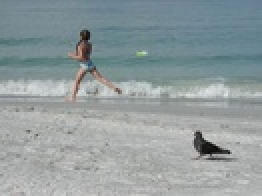
#> input picture Assignment 3/Test Images/11.jpg, 131 x 98 px, shrunk from 307 x 230 before the run, found by its file name (shown 2 times larger); its folder holds 6 pictures in this run
$ python seam_resize.py   (older library calls are emulated)
#> lines starting #> are read from the running program, lines starting #| are printed output that depends on the picture; after the words box and inside, x2 and y2 are one past the last pixel; in counts of white or black regions, pixels touching at a corner belong together
### Assignment 3/src/functions.py
import numpy as np
import cv2
from scipy.stats import entropy as scipy_entropy

def load_img(name: str,mode: int) -> np.ndarray:
#> called with name = '11.jpg', mode = 1
    return cv2.imread("Test Images/"+name, mode)
#> returned value is the input picture: shape (98, 131, 3); mean B, G, R 158, 156.2, 145.3

def show_img(title: str,img: np.ndarray,wait: int) -> int:
    cv2.imshow(title, img)
    k = cv2.waitKey(wait)
    cv2.destroyWindow(title)
    return k

def show_multiple_img(title: list,img: list,wait: int) -> int:
    if type(title) != list or len(title) == 0:
        title = [str(x) for x in range(len(img))]
    for x, y in zip(title, img):
        cv2.imshow(x,y)
    k = cv2.waitKey(wait)
    for x in title:
        cv2.destroyWindow(x)
    return k

# [40 lines left out: functions save_img, get_fourier, get_entropy, get_hog, not called in this run]

### Assignment 3/src/seam.py
import numpy as np
import cv2
from functions import *
from energy import *
import time

def vert_seam(img_e1):
    dp = np.empty((img_e1.shape[0],img_e1.shape[1],2),dtype=np.int64)
    dp[0,:,0] = img_e1[0,:]
    dp[0,:,1] = 0
    for i in range(1,img_e1.shape[0]):
        for j in range(0,img_e1.shape[1]):
            dp[i,j,1] = np.argmin([dp[i-1,j,0],dp[i-1,j+1,0]]) if j == 0 else np.argmin([dp[i-1,j-1,0],dp[i-1,j,0]]) - 1 if j == img_e1.shape[1]-1 else np.argmin([dp[i-1,j-1,0],dp[i-1,j,0],dp[i-1,j+1,0]]) - 1
            dp[i,j,0] = img_e1[i,j] + dp[i-1,j+dp[i,j,1],0]
    l = np.argmin(dp[-1,:,0])
    seam_path = [(img_e1.shape[0]-1,l)]
    for i in range(img_e1.shape[0]-2,-1,-1):
        l = l+dp[i+1,l,1]
        seam_path = seam_path + [(i,l)]
    seam_path.reverse()
    return np.array(seam_path,dtype=np.int64)

def repeated_vert_seams(img,n,energy_function=1):
#> called with n = 50, energy_function = 1
    v_seams = []
    img_gray = cv2.cvtColor(img,cv2.COLOR_RGB2GRAY)
    print(img_gray.shape)
#| (98, 131)
    img_copy = img_gray.copy()
    for i in range(n):
        print(i)
        img_energy = get_energy(img_copy,energy_function)
        v_seams.append(vert_seam(img_energy))
        mask = np.ones(img_copy.shape,dtype=bool)
        mask[v_seams[-1][:,0],v_seams[-1][:,1]] = False
        img_copy = img_copy[mask].reshape(img_copy.shape[0],img_copy.shape[1]-1)
#> this loop made 50 passes
#> pass 1, in sobel_e1, `dx = convolve(img_gray_f, HSOBEL_WEIGHTS)`:
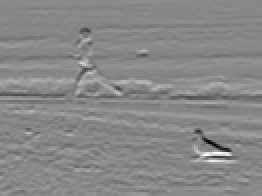
#> dx: shape (98, 131) float32 (shown 2 times larger); min -169, max 149.8, mean 1; drawn with min black and max white
#> pass 1, in sobel_e1, `dy = convolve(img_gray_f, VSOBEL_WEIGHTS)`:
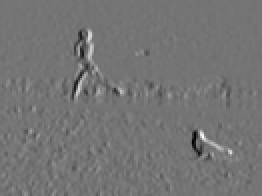
#> dy: shape (98, 131) float32 (shown 2 times larger); min -127.5, max 150.8, mean 0; drawn with min black and max white
#> pass 1, in sobel_e1, `sobel_e1 = np.sqrt(dx**2 + dy**2)/np.sqrt(2)`:
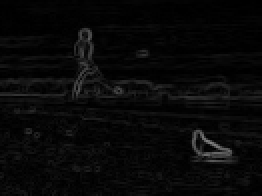
#> sobel_e1: shape (98, 131) float32 (shown 2 times larger); min 0, max 128.5, mean 9
#> after the loop:
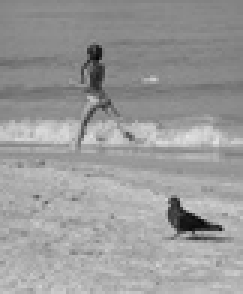
#> img_copy: shape (98, 81) (shown 3 times larger); min 5, max 229, mean 154.5
#> after the loop:
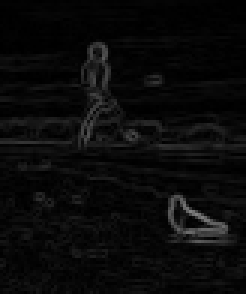
#> img_energy: shape (98, 82) float32 (shown 3 times larger); min 0, max 128, mean 10.2
#> after the loop:
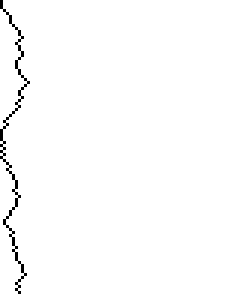
#> mask: shape (98, 82) bool (shown 3 times larger); 98.8% white; black in thin lines or dots, all inside (x1, y1, x2, y2) = (0, 0, 10, 98)
#> after the loop, v_seams = 50 items
    return v_seams

# [63 lines left out: functions compose_vert_seams, transform_vert_seams, hor_seam, repeated_hor_seams, compose_hor_seams, transform_hor_seams, not called in this run]

# [9 lines that do not run on import are left out]
    # [8 lines of commented-out code are left out]

### Assignment 3/src/energy.py
import numpy as np
import cv2
from scipy.ndimage import convolve
from functions import *

HSOBEL_WEIGHTS = np.array([[ 1, 2, 1],
                           [ 0, 0, 0],
                           [-1,-2,-1]]) / 4.0
VSOBEL_WEIGHTS = HSOBEL_WEIGHTS.T

# [7 lines left out: function e1, not called in this run]

def sobel_e1(img_gray):
    img_gray_f = img_gray.astype(np.float32)
    dx = convolve(img_gray_f, HSOBEL_WEIGHTS)
    dy = convolve(img_gray_f, VSOBEL_WEIGHTS)
    sobel_e1 = np.sqrt(dx**2 + dy**2)/np.sqrt(2)
    return sobel_e1.astype(np.uint8)

# [15 lines left out: functions entropy, hog_e1, not called in this run]

def get_energy(img_gray,energy_function=1,mask=[]):
    energy = e1(img_gray) if energy_function == 0 else sobel_e1(img_gray) if energy_function == 1 else entropy(img_gray) if energy_function == 2 else hog_e1(img_gray)
    if np.sum(mask) != 0:
        modified_energy = energy.copy().astype(np.float32)
        modified_energy[mask] = -1000
        return modified_energy.astype(np.float32)
    return energy.astype(np.float32)

# [12 lines that do not run on import are left out]
    # show_multiple_img(["Image","E1","Sobel E1","Entropy","HOG E1"],[img,e1_energy_C,sobel_e1_energy_C,entropy_energy_C,hog_e1_energy_C],0)
    # save_img(["e1_6","sob_6","ent_6","hog_6"],[e1_energy_C,sobel_e1_energy_C,entropy_energy_C,hog_e1_energy_C])

### Assignment 3/src/seam_resize.py
import numpy as np
import cv2
from functions import *
from seam import *

def hor_decrease(img,decreased_width,energy_function=1):
    img_copy = img.copy()
    width_decrease = img.shape[1] - decreased_width
    v_seams = repeated_vert_seams(img,width_decrease,energy_function)
#> v_seams = 50 items
    for v_seam in v_seams:
        img_copy[v_seam[:,0],v_seam[:,1]] = [0,0,255]
        show_img("Image",img_copy,0)
        mask = np.ones(img_copy.shape,dtype=bool)
        mask[v_seam[:,0],v_seam[:,1]] = False
        img_copy = img_copy[mask].reshape(img_copy.shape[0],img_copy.shape[1]-1,3)
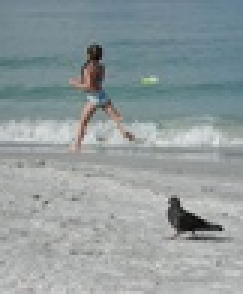
#> img_copy: shape (98, 81, 3) (shown 3 times larger); mean B, G, R 156.9, 155.3, 145
    return img_copy

# [49 lines left out: functions hor_increase, vert_decrease, vert_increase, not called in this run]

def resize(img,final_width,final_height,energy_function=1):
    width_resized_img = hor_decrease(img,final_width,energy_function) if final_width < img.shape[1] else hor_increase(img,final_width,energy_function) if final_width > img.shape[1] else img
    resized_img = vert_decrease(width_resized_img,final_height,energy_function) if final_height < img.shape[0] else vert_increase(width_resized_img,final_height,energy_function) if final_height > img.shape[0] else width_resized_img
    return resized_img

# [31 lines left out: function remove_obj, not called in this run]

if __name__ == "__main__":
    img = load_img("11.jpg",1)
    resized_img = resize(img,img.shape[1]-50,img.shape[0])
    show_multiple_img(["Original Image","Resized Image"],[img,resized_img],0)
#> the loop in show_multiple_img, `for x, y in zip(title, img):` made 2 passes
#> x on passes 1 to 2: 'Original Image', 'Resized Image'
#> (key Esc is pressed here)
    # save_img("reduce_11_50",resized_img)
